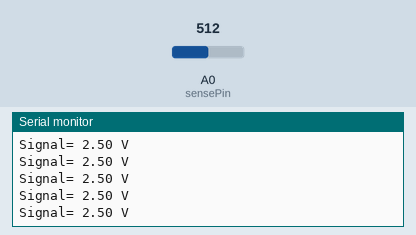
This sketch was run on a simulated Arduino Uno, built with avr-gcc and run on an emulated ATmega328P. Parts: the last lines printed to the serial monitor. The inputs (shaded band) are chosen by the test bench; at power-on: A0 (sensePin) = 512.

Above: at 1.2 s.
1.3 s: A0 (sensePin) set to 716
At 1.8 s:
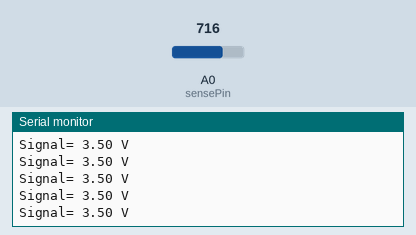
4.3 s: A0 (sensePin) set to 900
At 4.9 s:
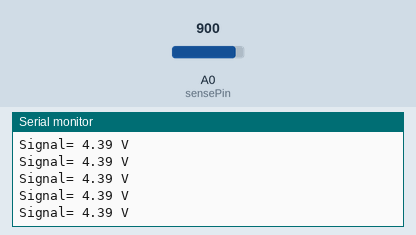
Timing chart, 0 to 7.3 s (numbered marks = the images above; inputs shaded):
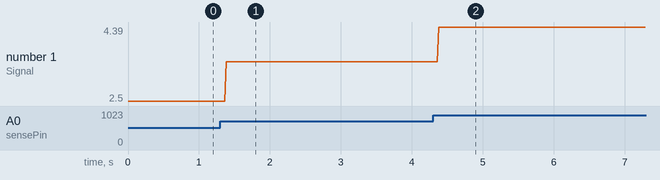

Measured:
- after the input at 1.3 s, the serial monitor: prints a new line after 0.08 s (image 1)
- after the input at 4.3 s, the serial monitor: prints a new line after 0.08 s (image 2)
- plotted number 1: 2.5 → 3.5 after the input at 1.3 s, 3.5 → 4.39 after the input at 4.3 s

The sketch:

sketch_jun13b.ino
```cpp
#include <Metro.h>

#define trigPin 10
#define sensePin 0

float duration, distance;
boolean blink1State = false;
boolean blink2State = false;

Metro blink1Metro = Metro(1);
Metro blink2Metro = Metro(1);


void setup(){
Serial.begin(9600);
analogReference(INTERNAL);
pinMode(trigPin, OUTPUT);
}


void loop(){


  if(blink2Metro.check()){

    distance = analogRead(sensePin);
    distance = (distance / 1024)*5;
    Serial.print("Signal= ");
    Serial.print(distance);
    Serial.println(" V");

  }

  if(blink1Metro.check()){

    digitalWrite(trigPin, LOW);
    delayMicroseconds(100);
    digitalWrite(trigPin, HIGH);
    delayMicroseconds(2);
  }


}
```
